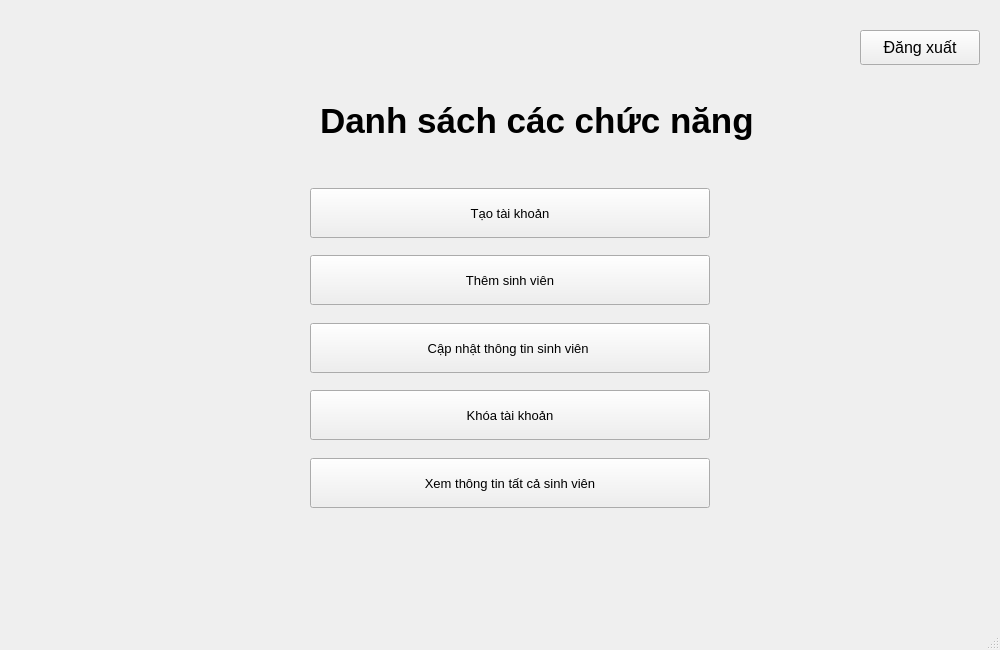
<?xml version="1.0" encoding="UTF-8"?>
<ui version="4.0">
 <class>MainWindow</class>
 <widget class="QMainWindow" name="MainWindow">
  <property name="geometry">
   <rect>
    <x>0</x>
    <y>0</y>
    <width>1000</width>
    <height>650</height>
   </rect>
  </property>
  <property name="sizePolicy">
   <sizepolicy hsizetype="Ignored" vsizetype="Ignored">
    <horstretch>0</horstretch>
    <verstretch>0</verstretch>
   </sizepolicy>
  </property>
  <property name="maximumSize">
   <size>
    <width>16777215</width>
    <height>16777215</height>
   </size>
  </property>
  <property name="focusPolicy">
   <enum>Qt::NoFocus</enum>
  </property>
  <property name="windowTitle">
   <string>MainWindow</string>
  </property>
  <widget class="QWidget" name="centralwidget">
   <widget class="QPushButton" name="btnCreatetk">
    <property name="geometry">
     <rect>
      <x>310</x>
      <y>188</y>
      <width>400</width>
      <height>50</height>
     </rect>
    </property>
    <property name="sizePolicy">
     <sizepolicy hsizetype="Expanding" vsizetype="Expanding">
      <horstretch>0</horstretch>
      <verstretch>0</verstretch>
     </sizepolicy>
    </property>
    <property name="minimumSize">
     <size>
      <width>271</width>
      <height>0</height>
     </size>
    </property>
    <property name="font">
     <font>
      <pointsize>10</pointsize>
     </font>
    </property>
    <property name="text">
     <string>Tạo tài khoản</string>
    </property>
   </widget>
   <widget class="QPushButton" name="btn_cnttsv">
    <property name="geometry">
     <rect>
      <x>310</x>
      <y>323</y>
      <width>400</width>
      <height>50</height>
     </rect>
    </property>
    <property name="minimumSize">
     <size>
      <width>271</width>
      <height>0</height>
     </size>
    </property>
    <property name="font">
     <font>
      <pointsize>10</pointsize>
     </font>
    </property>
    <property name="text">
     <string>Cập nhật thông tin sinh viên </string>
    </property>
   </widget>
   <widget class="QPushButton" name="bth_khoatk">
    <property name="geometry">
     <rect>
      <x>310</x>
      <y>390</y>
      <width>400</width>
      <height>50</height>
     </rect>
    </property>
    <property name="minimumSize">
     <size>
      <width>271</width>
      <height>0</height>
     </size>
    </property>
    <property name="font">
     <font>
      <pointsize>10</pointsize>
     </font>
    </property>
    <property name="text">
     <string>Khóa tài khoản</string>
    </property>
   </widget>
   <widget class="QPushButton" name="btn_view_all_sv">
    <property name="geometry">
     <rect>
      <x>310</x>
      <y>458</y>
      <width>400</width>
      <height>50</height>
     </rect>
    </property>
    <property name="minimumSize">
     <size>
      <width>271</width>
      <height>0</height>
     </size>
    </property>
    <property name="font">
     <font>
      <pointsize>10</pointsize>
     </font>
    </property>
    <property name="text">
     <string>Xem thông tin tất cả sinh viên</string>
    </property>
   </widget>
   <widget class="QPushButton" name="btn_thsv">
    <property name="geometry">
     <rect>
      <x>310</x>
      <y>255</y>
      <width>400</width>
      <height>50</height>
     </rect>
    </property>
    <property name="font">
     <font>
      <pointsize>10</pointsize>
     </font>
    </property>
    <property name="text">
     <string>Thêm sinh viên</string>
    </property>
   </widget>
   <widget class="QPushButton" name="btn_logout">
    <property name="geometry">
     <rect>
      <x>860</x>
      <y>30</y>
      <width>120</width>
      <height>35</height>
     </rect>
    </property>
    <property name="font">
     <font>
      <pointsize>12</pointsize>
     </font>
    </property>
    <property name="text">
     <string>Đăng xuất</string>
    </property>
   </widget>
   <widget class="QLabel" name="label">
    <property name="geometry">
     <rect>
      <x>320</x>
      <y>90</y>
      <width>581</width>
      <height>61</height>
     </rect>
    </property>
    <property name="font">
     <font>
      <pointsize>26</pointsize>
      <weight>75</weight>
      <bold>true</bold>
     </font>
    </property>
    <property name="text">
     <string>Danh sách các chức năng </string>
    </property>
   </widget>
  </widget>
  <widget class="QMenuBar" name="menubar">
   <property name="geometry">
    <rect>
     <x>0</x>
     <y>0</y>
     <width>1000</width>
     <height>26</height>
    </rect>
   </property>
  </widget>
  <widget class="QStatusBar" name="statusbar"/>
 </widget>
 <resources/>
 <connections/>
</ui>
